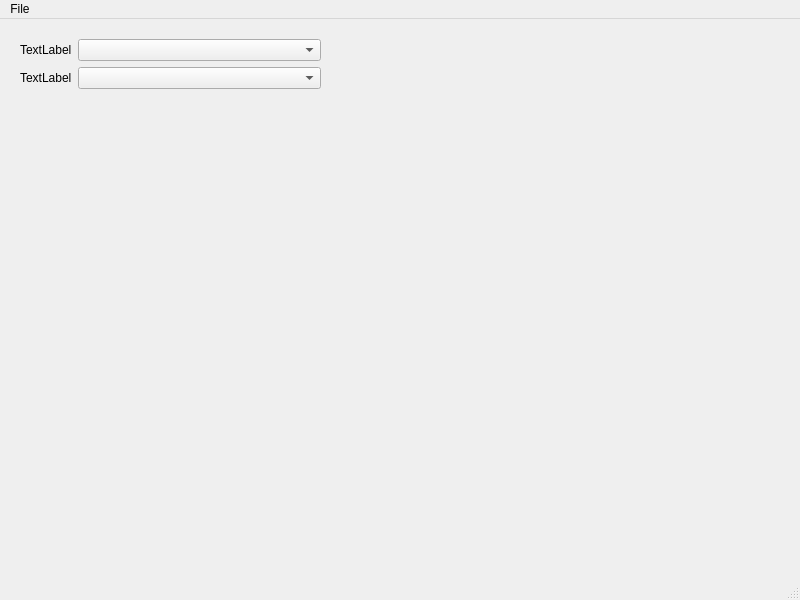
<?xml version="1.0" encoding="UTF-8"?>
<ui version="4.0">
 <class>MainWindow</class>
 <widget class="QMainWindow" name="MainWindow">
  <property name="geometry">
   <rect>
    <x>0</x>
    <y>0</y>
    <width>800</width>
    <height>600</height>
   </rect>
  </property>
  <property name="windowTitle">
   <string>MainWindow</string>
  </property>
  <widget class="QWidget" name="centralwidget">
   <widget class="QWidget" name="formLayoutWidget">
    <property name="geometry">
     <rect>
      <x>20</x>
      <y>20</y>
      <width>301</width>
      <height>521</height>
     </rect>
    </property>
    <layout class="QFormLayout" name="formLayout">
     <item row="0" column="1">
      <widget class="QComboBox" name="input_machine_type"/>
     </item>
     <item row="0" column="0">
      <widget class="QLabel" name="label">
       <property name="text">
        <string>TextLabel</string>
       </property>
      </widget>
     </item>
     <item row="1" column="1">
      <widget class="QComboBox" name="input_machine_generation"/>
     </item>
     <item row="1" column="0">
      <widget class="QLabel" name="label_2">
       <property name="text">
        <string>TextLabel</string>
       </property>
      </widget>
     </item>
    </layout>
   </widget>
   <widget class="QWidget" name="formLayoutWidget_2">
    <property name="geometry">
     <rect>
      <x>360</x>
      <y>20</y>
      <width>411</width>
      <height>521</height>
     </rect>
    </property>
    <layout class="QFormLayout" name="formLayout_2"/>
   </widget>
  </widget>
  <widget class="QMenuBar" name="menubar">
   <property name="geometry">
    <rect>
     <x>0</x>
     <y>0</y>
     <width>800</width>
     <height>21</height>
    </rect>
   </property>
   <widget class="QMenu" name="menuFile">
    <property name="title">
     <string>File</string>
    </property>
    <addaction name="actionNew"/>
    <addaction name="actionLoad"/>
    <addaction name="actionSave"/>
    <addaction name="actionSave_As"/>
    <addaction name="separator"/>
    <addaction name="actionOption"/>
    <addaction name="separator"/>
    <addaction name="actionQuit"/>
   </widget>
   <addaction name="menuFile"/>
  </widget>
  <widget class="QStatusBar" name="statusbar"/>
  <action name="actionNew">
   <property name="text">
    <string>New</string>
   </property>
  </action>
  <action name="actionLoad">
   <property name="text">
    <string>Load</string>
   </property>
  </action>
  <action name="actionSave">
   <property name="text">
    <string>Save</string>
   </property>
  </action>
  <action name="actionSave_As">
   <property name="text">
    <string>Save As...</string>
   </property>
  </action>
  <action name="actionQuit">
   <property name="text">
    <string>Quit</string>
   </property>
  </action>
  <action name="actionOption">
   <property name="text">
    <string>Option</string>
   </property>
  </action>
 </widget>
 <resources/>
 <connections/>
</ui>
